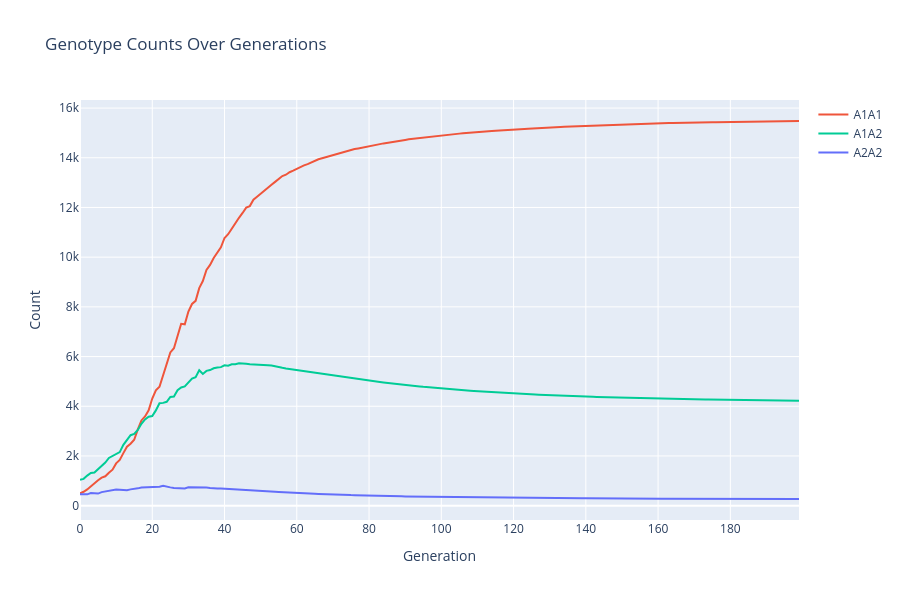
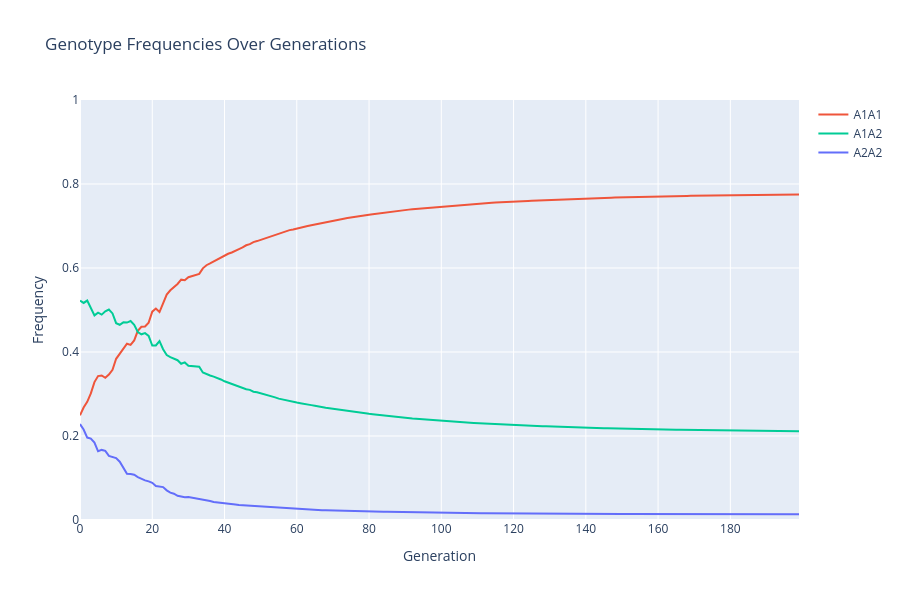
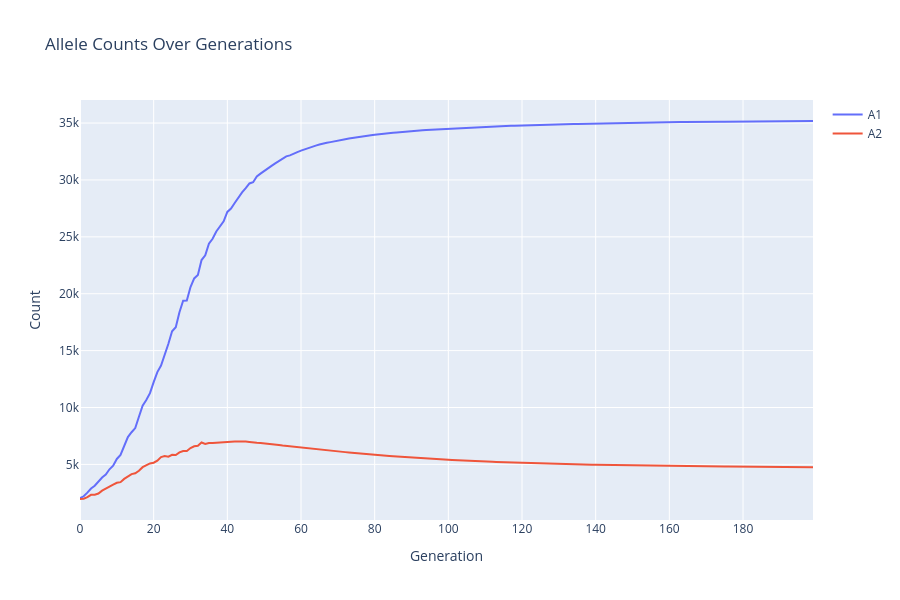
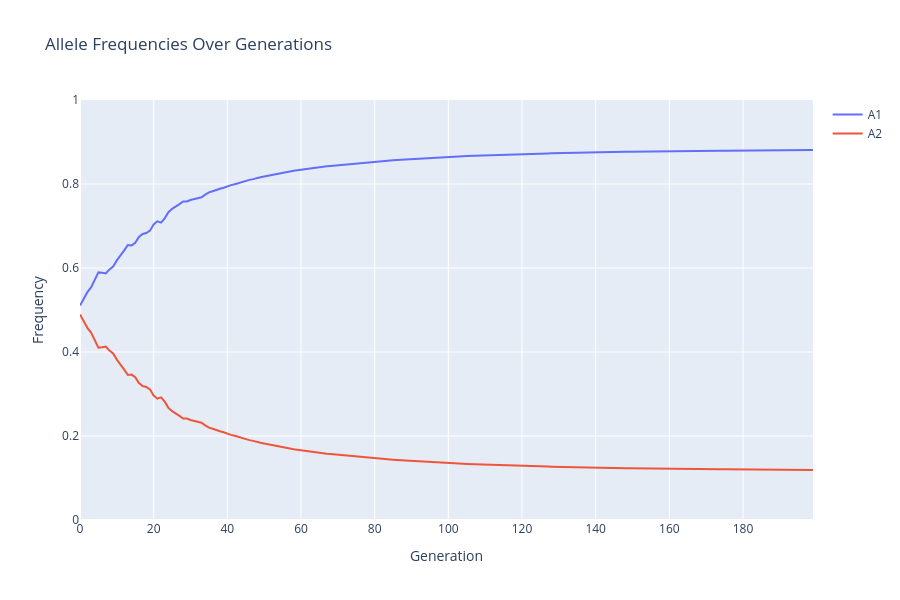

Here is the notebook cell these charts were saved with, in order:
### Code cell
# Example 1
# A simple simulation with two alleles, deleterious A2 A2 genotype

pg = PopGen()
pg.genotype_data = {
    (('A1', 'A1'),) : {'Nm': 250, 'Nf': 250, 'Wm': 1.0, 'Wf': 1.0, 'covariance': 0},
    (('A1', 'A2'),) : {'Nm': 500, 'Nf': 500, 'Wm': 1.0, 'Wf': 1.0, 'covariance': 0},
    (('A2', 'A2'),) : {'Nm': 250, 'Nf': 250, 'Wm': 0.9, 'Wf': 0.9, 'covariance': 0},
}
pg.growth_rate = 0.1
pg.carrying_capacity = 20000
pg.max_drift=0.1
pg.mutation_rate=0.01

pg.run(200)
pg.plot_genotype_counts()
pg.plot_genotype_frequencies()
pg.plot_allele_counts()
pg.plot_allele_frequencies()
pg.plot_population_sizes()
pg.plot_effective_population_sizes()
pg.plot_average_fitness()

### Figure 1 — Plotly figure (JSON) as saved in the notebook; plotly's stock layout.template omitted (floating-point values rounded to 4 significant figures; data arrays with more than 128 entries replaced by an {"elided": "..."} marker saying what was removed)
{"data": [{"hoverinfo": "text", "line": {"color": "#EF553B"}, "mode": "lines", "name": "A1A1", "text": {"elided": "200 str values"}, "type": "scatter", "x": {"elided": "200 int values"}, "y": {"elided": "200 int values"}}, {"hoverinfo": "text", "line": {"color": "#00CC96"}, "mode": "lines", "name": "A1A2", "text": {"elided": "200 str values"}, "type": "scatter", "x": {"elided": "200 int values"}, "y": {"elided": "200 int values"}}, {"hoverinfo": "text", "line": {"color": "#636EFA"}, "mode": "lines", "name": "A2A2", "text": {"elided": "200 str values"}, "type": "scatter", "x": {"elided": "200 int values"}, "y": {"elided": "200 int values"}}], "layout": {"height": 600, "hovermode": "closest", "title": {"text": "Genotype Counts Over Generations"}, "xaxis": {"title": {"text": "Generation"}}, "yaxis": {"title": {"text": "Count"}}}}

### Figure 2 — Plotly figure (JSON) as saved in the notebook; plotly's stock layout.template omitted (floating-point values rounded to 4 significant figures; data arrays with more than 128 entries replaced by an {"elided": "..."} marker saying what was removed)
{"data": [{"hoverinfo": "text", "line": {"color": "#EF553B"}, "mode": "lines", "name": "A1A1", "text": {"elided": "200 str values"}, "type": "scatter", "x": {"elided": "200 int values"}, "y": {"elided": "200 float values"}}, {"hoverinfo": "text", "line": {"color": "#00CC96"}, "mode": "lines", "name": "A1A2", "text": {"elided": "200 str values"}, "type": "scatter", "x": {"elided": "200 int values"}, "y": {"elided": "200 float values"}}, {"hoverinfo": "text", "line": {"color": "#636EFA"}, "mode": "lines", "name": "A2A2", "text": {"elided": "200 str values"}, "type": "scatter", "x": {"elided": "200 int values"}, "y": {"elided": "200 float values"}}], "layout": {"height": 600, "hovermode": "closest", "title": {"text": "Genotype Frequencies Over Generations"}, "xaxis": {"title": {"text": "Generation"}}, "yaxis": {"range": [0, 1], "title": {"text": "Frequency"}}}}

### Figure 3 — Plotly figure (JSON) as saved in the notebook; plotly's stock layout.template omitted (floating-point values rounded to 4 significant figures; data arrays with more than 128 entries replaced by an {"elided": "..."} marker saying what was removed)
{"data": [{"hoverinfo": "text", "line": {"color": "#636EFA"}, "mode": "lines", "name": "A1", "text": {"elided": "200 str values"}, "type": "scatter", "x": {"elided": "200 int values"}, "y": {"elided": "200 int values"}}, {"hoverinfo": "text", "line": {"color": "#EF553B"}, "mode": "lines", "name": "A2", "text": {"elided": "200 str values"}, "type": "scatter", "x": {"elided": "200 int values"}, "y": {"elided": "200 int values"}}], "layout": {"height": 600, "hovermode": "closest", "title": {"text": "Allele Counts Over Generations"}, "xaxis": {"title": {"text": "Generation"}}, "yaxis": {"title": {"text": "Count"}}}}

### Figure 4 — Plotly figure (JSON) as saved in the notebook; plotly's stock layout.template omitted (floating-point values rounded to 4 significant figures; data arrays with more than 128 entries replaced by an {"elided": "..."} marker saying what was removed)
{"data": [{"hoverinfo": "text", "line": {"color": "#636EFA"}, "mode": "lines", "name": "A1", "text": {"elided": "200 str values"}, "type": "scatter", "x": {"elided": "200 int values"}, "y": {"elided": "200 float values"}}, {"hoverinfo": "text", "line": {"color": "#EF553B"}, "mode": "lines", "name": "A2", "text": {"elided": "200 str values"}, "type": "scatter", "x": {"elided": "200 int values"}, "y": {"elided": "200 float values"}}], "layout": {"height": 600, "hovermode": "closest", "title": {"text": "Allele Frequencies Over Generations"}, "xaxis": {"title": {"text": "Generation"}}, "yaxis": {"range": [0, 1], "title": {"text": "Frequency"}}}}
